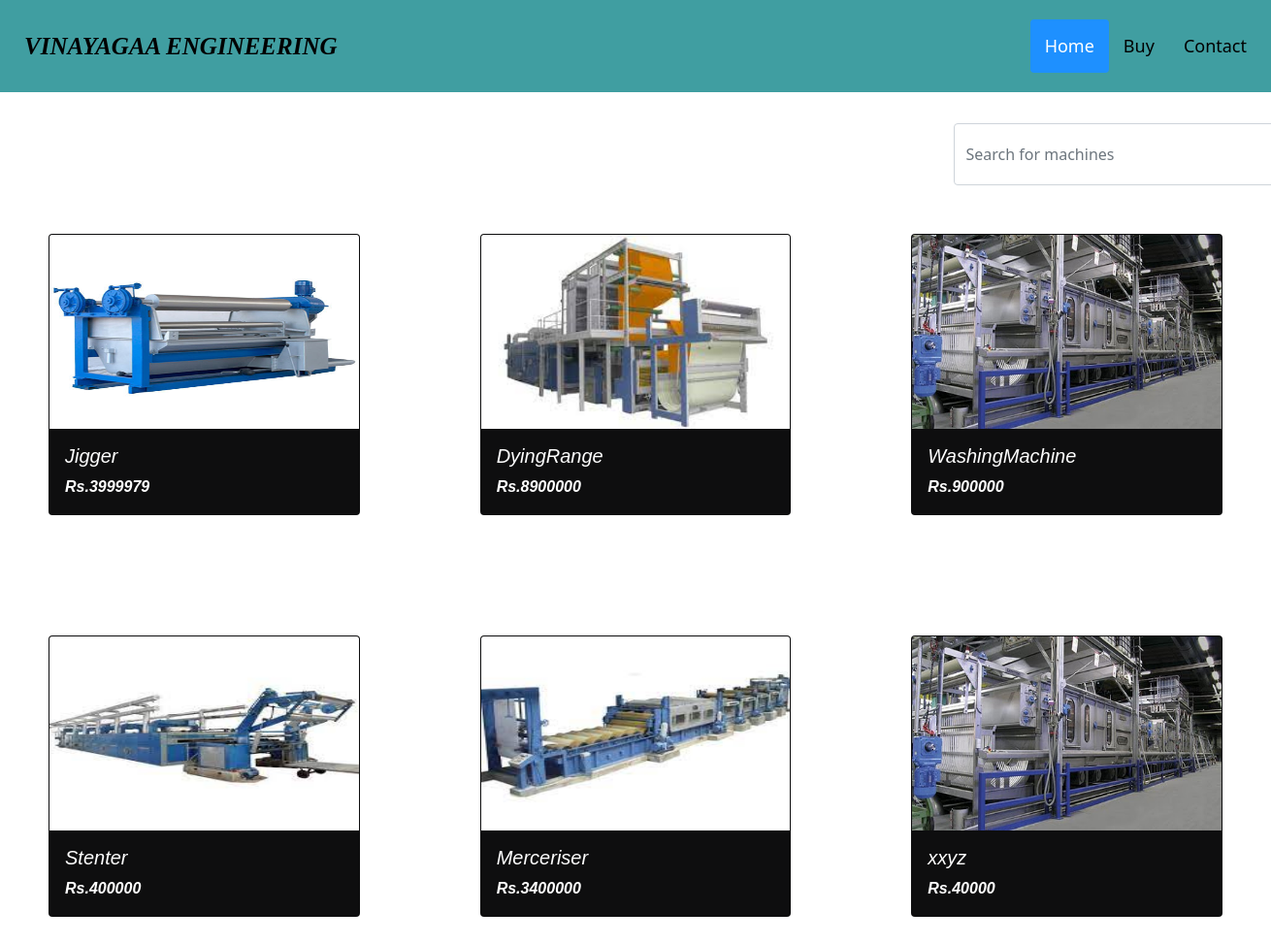
The page /index/home/ on the database its author committed.
### vinayaga/models.py (models this page shows)
class detail(models.Model):
    Company_name=models.CharField(max_length=40)
    Company_address=models.CharField(max_length=100)
    Landmark=models.CharField(max_length=40)
    District=models.CharField(max_length=15)
    State=models.CharField(max_length=15)
    Pincode=models.IntegerField()
    Mobile_number=models.IntegerField()
    Email=models.EmailField(max_length=20)
    Machine_name=models.CharField(max_length=30)
    Machine_condition=models.TextField(max_length=1000)
    Price=models.IntegerField()
    Image = models.ImageField(upload_to='images/', default="")

### vinayaga/views.py (the view)
# urls.py: path('home/', views.index, name='index'),
def home(request):
    machines=detail.objects.all()
    return render(request, 'home.html',{'machines':machines})

### template/home.html (shortened to what this page needs)
<!doctype html>
<html lang="en">
  <head>
    <link href="https://cdn.jsdelivr.net/npm/bootstrap@5.0.0-beta2/dist/css/bootstrap.min.css" rel="stylesheet">
  </head>
  <body>
   <div class="header">
      <a href="#default" class="logo">VINAYAGAA ENGINEERING</a>
      <div class="header-right">
        <a class="active" href="/index">Home</a>
        <a href="/index/home"> Buy</a>
        <a href="/index/contact">Contact</a>
      </div>
    </div>
    <div class="input-group">
      <input type="search" class="form-control mr-sm-2" placeholder="Search for machines" aria-label="Search"
        aria-describedby="search-addon" id="search" />
    </div>
      <div class="row row-cols-1 row-cols-md-3 g-4">
      {% for m in machines %}
        <div class="col">
          <div class="card-deck" id="MyCards">
          <div class="card">
           <a href="/buy/{{m.Machine_name}}"> <img src="{{m.Image.url}}" width="200px" height="200 px" class="card-img-top" alt="..."> </a>
            <div class="card-body">
              <h5 class="card-title">{{ m.Machine_name }}</h5>
              <p class="card-text">Rs.{{ m.Price }}</p>
            </div>
          </div>
          </div>
        </div>
      {% endfor %}
  </body>
</html>

### template/home.html (style rules this page uses)
.header { overflow: hidden; background-color: #3a9b9ef6; padding: 20px 10px; }
.header a { float: left; color: black; text-align: center; padding: 15px; text-decoration: none; font-size: 18px; line-height: 25px; border-radius: 4px; }
.header a.logo { font-size: 25px; font-weight: bold; font-style: italic; font-family:Florence, cursive; }
.header a.active { background-color: dodgerblue; color: white; }
.header-right { float: right; }
.card { margin: 50px; }
body { background: url(https://images.unsplash.com/photo-1573828718637-233537e3b9e2?ixid=MnwxMjA3fDB8MHxzZWFyY2h8MzB8fHdoaXRlfGVufDB8fDB8fA%3D%3D&ixlib=rb-1.2.1&auto=format&fit=crop&w=500&q=60) repeat; background-size: 500px; height: 100%; }
.card { background-color: #0e0e0f; color: white; font-family:'Lucida Sans', 'Lucida Sans Regular', 'Lucida Grande', 'Lucida Sans Unicode', Geneva, Verdana, sans-serif; font-style: oblique; font-weight:bold; font-stretch: expanded; }
.input-group { width: 25em; height: 4em; margin-left: 75%; margin-top: 2em; }
::placeholder { color: red; }

### rows shown on the page
detail: Image (picture), Machine_name "Jigger", Price "3999979"
detail: Image (picture), Machine_name "DyingRange", Price "8900000"
detail: Image (picture), Machine_name "WashingMachine", Price "900000"
detail: Image (picture), Machine_name "Stenter", Price "400000"
detail: Image (picture), Machine_name "Merceriser", Price "3400000"
detail: Image (picture), Machine_name "xxyz", Price "40000"
